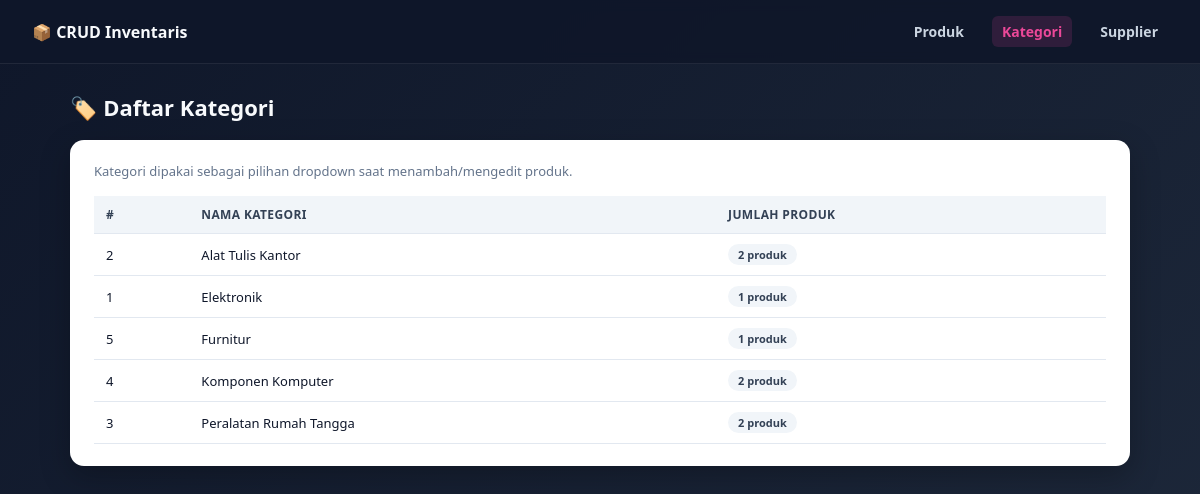
Page /kategori/list.php on the committed database.
### tables this page shows
CREATE TABLE IF NOT EXISTS kategori (
    id_kategori   INT AUTO_INCREMENT PRIMARY KEY,
    nama_kategori VARCHAR(100) NOT NULL UNIQUE
);

### includes/functions.php (called while the page is built, shortened)
<?php
function e(?string $value): string
{
    return htmlspecialchars($value ?? '', ENT_QUOTES, 'UTF-8');
}

### kategori/list.php (the view, shortened to what this page needs)
<?php
require_once __DIR__ . '/../includes/functions.php';
$pdo = Database::getInstance()->getConnection();
$sql = 'SELECT kategori.id_kategori, kategori.nama_kategori, COUNT(produk.id_produk) AS jumlah_produk
        FROM kategori
        LEFT JOIN produk ON produk.id_kategori = kategori.id_kategori
        GROUP BY kategori.id_kategori, kategori.nama_kategori
        ORDER BY kategori.nama_kategori';
$kategoriList = $pdo->query($sql)->fetchAll();
require __DIR__ . '/../includes/header.php';
?>
<div class="page-header">
    <h1>🏷️ Daftar Kategori</h1>
</div>
<div class="panel">
    <p style="color:#64748b; font-size:13px; margin-bottom:16px;">
        Kategori dipakai sebagai pilihan dropdown saat menambah/mengedit produk.
    </p>
    <div class="table-wrap">
        <table>
            <thead>
                <tr>
                    <th>#</th>
                    <th>Nama Kategori</th>
                    <th>Jumlah Produk</th>
                </tr>
            </thead>
            <tbody>
                <?php foreach ($kategoriList as $kategori): ?>
                    <tr>
                        <td><?= e((string) $kategori['id_kategori']) ?></td>
                        <td><?= e($kategori['nama_kategori']) ?></td>
                        <td><span class="badge"><?= e((string) $kategori['jumlah_produk']) ?> produk</span></td>
                    </tr>
                <?php endforeach; ?>
            </tbody>
        </table>
    </div>
</div>
<?php require __DIR__ . '/../includes/footer.php'; ?>

### assets/style.css (style rules this page uses)
* { box-sizing: border-box; margin: 0; padding: 0; }
body { font-family: "Segoe UI", Arial, sans-serif; background: linear-gradient(135deg, #0f172a, #1e293b); min-height: 100vh; color: #0f172a; }
.page-header { display: flex; align-items: center; justify-content: space-between; margin-bottom: 18px; flex-wrap: wrap; gap: 12px; }
.page-header h1 { color: #f8fafc; font-size: 22px; }
.panel { background: #ffffff; border-radius: 14px; padding: 22px 24px; box-shadow: 0 10px 30px rgba(0, 0, 0, 0.25); margin-bottom: 20px; }
.table-wrap { overflow-x: auto; }
table { width: 100%; border-collapse: collapse; font-size: 13px; }
thead { background: #f1f5f9; }
th, td { padding: 10px 12px; text-align: left; border-bottom: 1px solid #e2e8f0; white-space: nowrap; }
th { color: #334155; font-size: 12px; text-transform: uppercase; letter-spacing: 0.03em; }
.badge { display: inline-block; background: #f1f5f9; color: #334155; padding: 3px 10px; border-radius: 999px; font-size: 11px; font-weight: 600; }

### rows in the picture
kategori: id_kategori "2", nama_kategori "Alat Tulis Kantor", jumlah_produk "2"
kategori: id_kategori "1", nama_kategori "Elektronik", jumlah_produk "1"
kategori: id_kategori "5", nama_kategori "Furnitur", jumlah_produk "1"
kategori: id_kategori "4", nama_kategori "Komponen Komputer", jumlah_produk "2"
kategori: id_kategori "3", nama_kategori "Peralatan Rumah Tangga", jumlah_produk "2"
